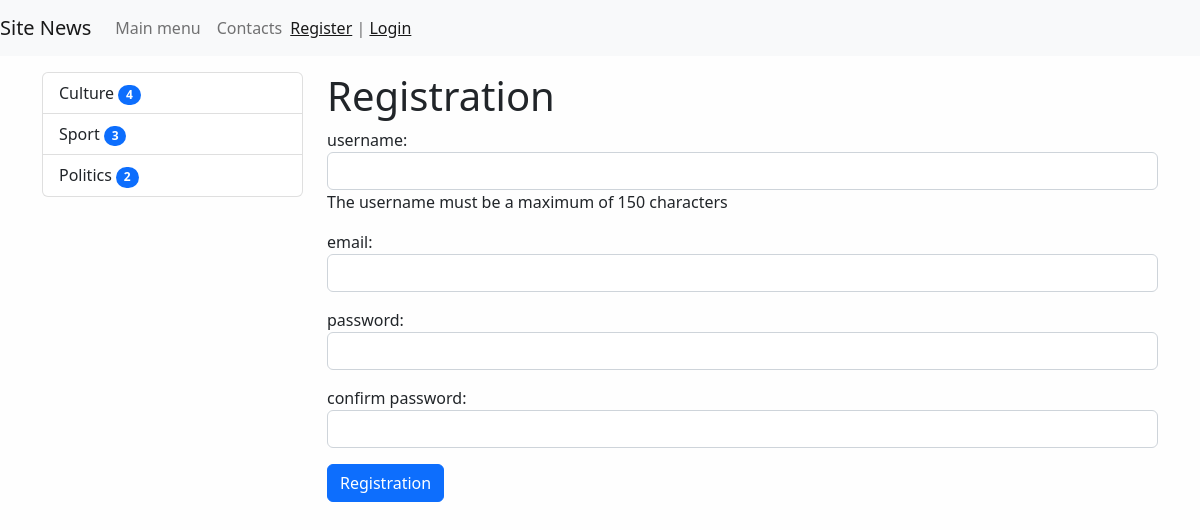
Screenshot of /register/ with the database file from the repository.
### news/models.py (models this page shows, shortened)
class Category(models.Model):
    title = models.CharField(max_length=150, db_index=True, verbose_name="Name of category")
    def get_absolute_url(self):
        return reverse('category', kwargs={"category_id": self.pk})
    class Meta:
        verbose_name = "Category"
        verbose_name_plural = "All Category"
        ordering = ["title"]

### news/views.py (the view)
# urls.py: path('register/', register, name='register'),
def register(request):
    if request.method == 'POST':
        form = UserRegisterForm(request.POST)
        if form.is_valid():
            form.save()
            messages.success(request, 'You have successfully registered')
            return redirect('login')
        else:
            messages.error(request, 'Registration error')
    else:
        form = UserRegisterForm()
    return render(request, 'news/register.html', {"form": form})

### news/forms.py
class UserRegisterForm(UserCreationForm):
    username = forms.CharField(label='username', help_text='The username must be a maximum of 150 characters',
                               widget=forms.TextInput(attrs={'class': 'form-control'}))
    email = forms.EmailField(label='email', widget=forms.EmailInput(attrs={'class': 'form-control'}))
    password1 = forms.CharField(label='password', widget=forms.PasswordInput(attrs={'class': 'form-control'}))
    password2 = forms.CharField(label='confirm password', widget=forms.PasswordInput(attrs={'class': 'form-control'}))
    class Meta:
        model = User
        fields = ('username', 'email', 'password1', 'password2')

### news/templatetags/news_tags.py (called while the page is built)
@register.inclusion_tag('news/list_categories.html')
def show_categories(arg1="Hello", arg2="world"):
    categories = Category.objects.annotate(cnt=Count('news', filter=F('news__is_published'))).filter(cnt__gt=0)
    return {"categories": categories, "arg1": arg1, "arg2": arg2}

### news/templates/news/register.html (shortened to what this page needs)
{% extends 'base.html' %}
{% block sidebar %}
{% include 'inc/_sidebar.html' %}
{% endblock %}
{% block content %}
<h1>Registration</h1>
<form method="post">
    {{ form.as_p }}
    <button type="submit" class="btn btn-primary btn-block">Registration</button>
</form>
{% endblock %}

### news/templates/news/list_categories.html
<div class="list-group">
    {% for item in categories %}
    <a href="{{ item.get_absolute_url }}" class="list-group-item list-group-item-action">{{item.title}}
        <span class="badge bg-primary rounded-pill">{{item.cnt}}</span>
    </a>
    {% endfor %}
</div>

### my_app/static/css/style.css (style rules this page uses)
body { background-color: #fefefe; }

### rows the page displays
Category: title "Culture", cnt "4"
Category: title "Sport", cnt "3"
Category: title "Politics", cnt "2"
